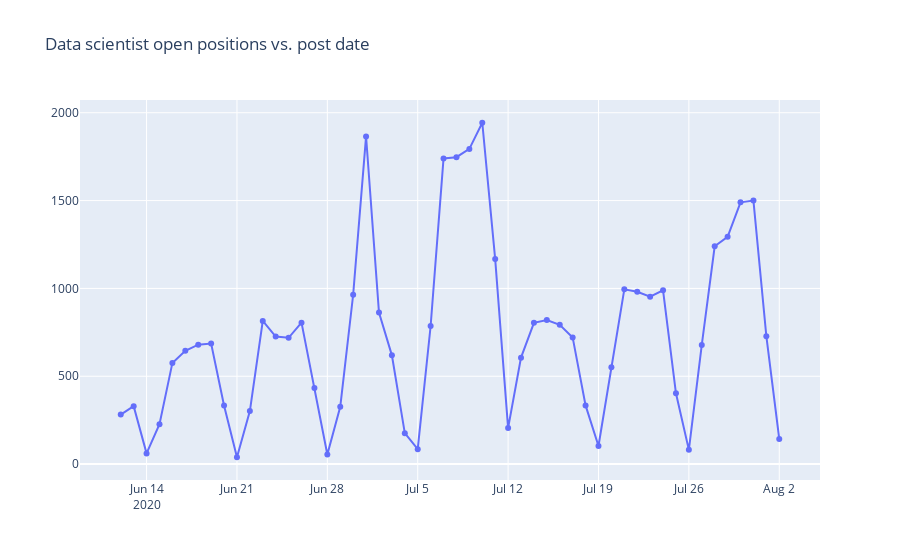

Source (notebook cell):
### Code cell
fig = go.Figure()

fig.add_trace(go.Scatter(x=df_date_indeed['Date'], y=df_date_indeed['Jobnums'], mode='lines+markers'))

fig.update_layout(title='Data scientist open positions vs. post date')
fig.show()

### Figure 1 — Plotly figure (JSON) as saved in the notebook; plotly's stock layout.template omitted (floating-point values rounded to 4 significant figures)
{"data": [{"mode": "lines+markers", "type": "scatter", "x": ["2020-06-12", "2020-06-13", "2020-06-14", "2020-06-15", "2020-06-16", "2020-06-17", "2020-06-18", "2020-06-19", "2020-06-20", "2020-06-21", "2020-06-22", "2020-06-23", "2020-06-24", "2020-06-25", "2020-06-26", "2020-06-27", "2020-06-28", "2020-06-29", "2020-06-30", "2020-07-01", "2020-07-02", "2020-07-03", "2020-07-04", "2020-07-05", "2020-07-06", "2020-07-07", "2020-07-08", "2020-07-09", "2020-07-10", "2020-07-11", "2020-07-12", "2020-07-13", "2020-07-14", "2020-07-15", "2020-07-16", "2020-07-17", "2020-07-18", "2020-07-19", "2020-07-20", "2020-07-21", "2020-07-22", "2020-07-23", "2020-07-24", "2020-07-25", "2020-07-26", "2020-07-27", "2020-07-28", "2020-07-29", "2020-07-30", "2020-07-31", "2020-08-01", "2020-08-02"], "y": [282, 330, 61, 227, 576, 645, 680, 686, 334, 39, 302, 815, 726, 719, 805, 433, 55, 326, 964, 1865, 863, 619, 176, 85, 786, 1740, 1747, 1794, 1943, 1167, 205, 606, 804, 820, 793, 721, 334, 103, 551, 995, 981, 953, 989, 403, 81, 678, 1240, 1294, 1490, 1500, 728, 143]}], "layout": {"title": {"text": "Data scientist open positions vs. post date"}}}
